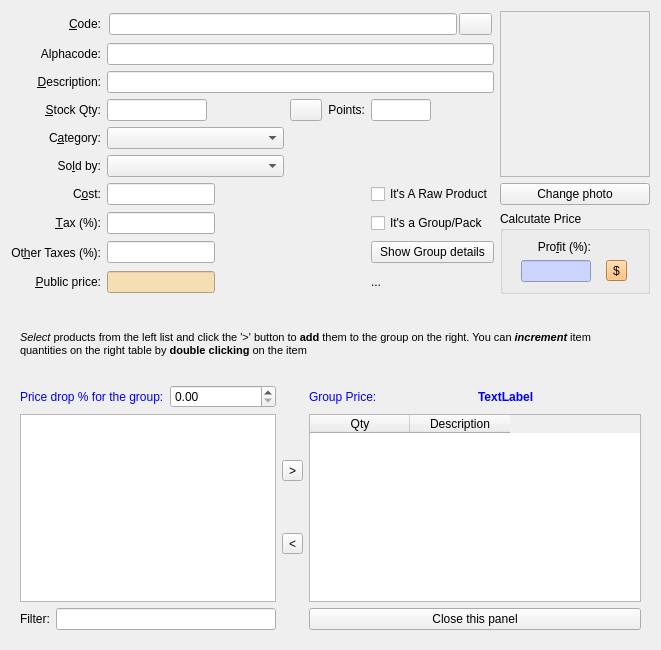
<?xml version="1.0" encoding="UTF-8"?>
<ui version="4.0">
 <class>productEditor</class>
 <widget class="QWidget" name="productEditor">
  <property name="geometry">
   <rect>
    <x>0</x>
    <y>0</y>
    <width>661</width>
    <height>650</height>
   </rect>
  </property>
  <property name="sizePolicy">
   <sizepolicy hsizetype="MinimumExpanding" vsizetype="Minimum">
    <horstretch>0</horstretch>
    <verstretch>0</verstretch>
   </sizepolicy>
  </property>
  <property name="maximumSize">
   <size>
    <width>800</width>
    <height>650</height>
   </size>
  </property>
  <property name="windowTitle">
   <string>Product Editor</string>
  </property>
  <layout class="QGridLayout" name="gridLayout">
   <item row="0" column="0">
    <widget class="QLabel" name="label_5">
     <property name="sizePolicy">
      <sizepolicy hsizetype="Minimum" vsizetype="Maximum">
       <horstretch>0</horstretch>
       <verstretch>0</verstretch>
      </sizepolicy>
     </property>
     <property name="layoutDirection">
      <enum>Qt::LeftToRight</enum>
     </property>
     <property name="text">
      <string>&amp;Code:</string>
     </property>
     <property name="alignment">
      <set>Qt::AlignRight|Qt::AlignTrailing|Qt::AlignVCenter</set>
     </property>
     <property name="buddy">
      <cstring>editCode</cstring>
     </property>
    </widget>
   </item>
   <item row="0" column="1" colspan="4">
    <layout class="QHBoxLayout">
     <property name="spacing">
      <number>2</number>
     </property>
     <property name="margin">
      <number>2</number>
     </property>
     <item>
      <widget class="QLineEdit" name="editCode">
       <property name="minimumSize">
        <size>
         <width>80</width>
         <height>0</height>
        </size>
       </property>
       <property name="maximumSize">
        <size>
         <width>16777215</width>
         <height>16777215</height>
        </size>
       </property>
      </widget>
     </item>
     <item>
      <widget class="QPushButton" name="btnChangeCode">
       <property name="sizePolicy">
        <sizepolicy hsizetype="Minimum" vsizetype="Minimum">
         <horstretch>0</horstretch>
         <verstretch>0</verstretch>
        </sizepolicy>
       </property>
       <property name="minimumSize">
        <size>
         <width>33</width>
         <height>0</height>
        </size>
       </property>
       <property name="maximumSize">
        <size>
         <width>33</width>
         <height>33</height>
        </size>
       </property>
       <property name="toolTip">
        <string>Enable Code Editing</string>
       </property>
       <property name="text">
        <string/>
       </property>
      </widget>
     </item>
    </layout>
   </item>
   <item row="0" column="5" rowspan="7">
    <layout class="QVBoxLayout">
     <item>
      <widget class="QLabel" name="labelPhoto">
       <property name="sizePolicy">
        <sizepolicy hsizetype="Minimum" vsizetype="Minimum">
         <horstretch>0</horstretch>
         <verstretch>0</verstretch>
        </sizepolicy>
       </property>
       <property name="minimumSize">
        <size>
         <width>150</width>
         <height>150</height>
        </size>
       </property>
       <property name="frameShape">
        <enum>QFrame::StyledPanel</enum>
       </property>
       <property name="frameShadow">
        <enum>QFrame::Sunken</enum>
       </property>
       <property name="text">
        <string/>
       </property>
       <property name="alignment">
        <set>Qt::AlignCenter</set>
       </property>
      </widget>
     </item>
     <item>
      <widget class="QPushButton" name="btnPhoto">
       <property name="sizePolicy">
        <sizepolicy hsizetype="Minimum" vsizetype="Fixed">
         <horstretch>0</horstretch>
         <verstretch>0</verstretch>
        </sizepolicy>
       </property>
       <property name="text">
        <string>Change photo</string>
       </property>
      </widget>
     </item>
    </layout>
   </item>
   <item row="1" column="0">
    <widget class="QLabel" name="label_11">
     <property name="text">
      <string>Alphacode:</string>
     </property>
     <property name="alignment">
      <set>Qt::AlignRight|Qt::AlignTrailing|Qt::AlignVCenter</set>
     </property>
    </widget>
   </item>
   <item row="1" column="1" colspan="4">
    <widget class="QLineEdit" name="editAlphacode">
     <property name="sizePolicy">
      <sizepolicy hsizetype="MinimumExpanding" vsizetype="Fixed">
       <horstretch>0</horstretch>
       <verstretch>0</verstretch>
      </sizepolicy>
     </property>
     <property name="minimumSize">
      <size>
       <width>260</width>
       <height>0</height>
      </size>
     </property>
    </widget>
   </item>
   <item row="2" column="0">
    <widget class="QLabel" name="label_14">
     <property name="sizePolicy">
      <sizepolicy hsizetype="Minimum" vsizetype="Preferred">
       <horstretch>0</horstretch>
       <verstretch>0</verstretch>
      </sizepolicy>
     </property>
     <property name="layoutDirection">
      <enum>Qt::LeftToRight</enum>
     </property>
     <property name="text">
      <string>&amp;Description:</string>
     </property>
     <property name="alignment">
      <set>Qt::AlignRight|Qt::AlignTrailing|Qt::AlignVCenter</set>
     </property>
     <property name="buddy">
      <cstring>editDesc</cstring>
     </property>
    </widget>
   </item>
   <item row="2" column="1" colspan="4">
    <widget class="QLineEdit" name="editDesc">
     <property name="sizePolicy">
      <sizepolicy hsizetype="MinimumExpanding" vsizetype="Fixed">
       <horstretch>0</horstretch>
       <verstretch>0</verstretch>
      </sizepolicy>
     </property>
     <property name="minimumSize">
      <size>
       <width>200</width>
       <height>0</height>
      </size>
     </property>
    </widget>
   </item>
   <item row="3" column="0">
    <widget class="QLabel" name="labelStockQty">
     <property name="sizePolicy">
      <sizepolicy hsizetype="Minimum" vsizetype="Preferred">
       <horstretch>0</horstretch>
       <verstretch>0</verstretch>
      </sizepolicy>
     </property>
     <property name="text">
      <string>&amp;Stock Qty:</string>
     </property>
     <property name="alignment">
      <set>Qt::AlignRight|Qt::AlignTrailing|Qt::AlignVCenter</set>
     </property>
     <property name="buddy">
      <cstring>editStockQty</cstring>
     </property>
    </widget>
   </item>
   <item row="3" column="1">
    <widget class="QLineEdit" name="editStockQty">
     <property name="sizePolicy">
      <sizepolicy hsizetype="Minimum" vsizetype="Fixed">
       <horstretch>0</horstretch>
       <verstretch>0</verstretch>
      </sizepolicy>
     </property>
     <property name="minimumSize">
      <size>
       <width>80</width>
       <height>0</height>
      </size>
     </property>
     <property name="maximumSize">
      <size>
       <width>100</width>
       <height>16777215</height>
      </size>
     </property>
     <property name="toolTip">
      <string>To change stock please use check-in/check-out</string>
     </property>
     <property name="readOnly">
      <bool>true</bool>
     </property>
    </widget>
   </item>
   <item row="3" column="2">
    <widget class="QPushButton" name="btnStockCorrect">
     <property name="maximumSize">
      <size>
       <width>32</width>
       <height>16777215</height>
      </size>
     </property>
     <property name="toolTip">
      <string>Make a stock correction</string>
     </property>
     <property name="text">
      <string/>
     </property>
    </widget>
   </item>
   <item row="3" column="3">
    <widget class="QLabel" name="label_15">
     <property name="sizePolicy">
      <sizepolicy hsizetype="Minimum" vsizetype="Preferred">
       <horstretch>0</horstretch>
       <verstretch>0</verstretch>
      </sizepolicy>
     </property>
     <property name="layoutDirection">
      <enum>Qt::LeftToRight</enum>
     </property>
     <property name="text">
      <string>Points:</string>
     </property>
     <property name="alignment">
      <set>Qt::AlignRight|Qt::AlignTrailing|Qt::AlignVCenter</set>
     </property>
     <property name="buddy">
      <cstring>editPoints</cstring>
     </property>
    </widget>
   </item>
   <item row="3" column="4">
    <widget class="QLineEdit" name="editPoints">
     <property name="sizePolicy">
      <sizepolicy hsizetype="MinimumExpanding" vsizetype="Fixed">
       <horstretch>0</horstretch>
       <verstretch>0</verstretch>
      </sizepolicy>
     </property>
     <property name="minimumSize">
      <size>
       <width>50</width>
       <height>0</height>
      </size>
     </property>
     <property name="maximumSize">
      <size>
       <width>60</width>
       <height>16777215</height>
      </size>
     </property>
     <property name="readOnly">
      <bool>false</bool>
     </property>
    </widget>
   </item>
   <item row="4" column="0">
    <widget class="QLabel" name="label_8">
     <property name="sizePolicy">
      <sizepolicy hsizetype="Minimum" vsizetype="Preferred">
       <horstretch>0</horstretch>
       <verstretch>0</verstretch>
      </sizepolicy>
     </property>
     <property name="layoutDirection">
      <enum>Qt::LeftToRight</enum>
     </property>
     <property name="text">
      <string>C&amp;ategory:</string>
     </property>
     <property name="alignment">
      <set>Qt::AlignRight|Qt::AlignTrailing|Qt::AlignVCenter</set>
     </property>
     <property name="buddy">
      <cstring>categoriesCombo</cstring>
     </property>
    </widget>
   </item>
   <item row="4" column="1">
    <widget class="QComboBox" name="categoriesCombo">
     <property name="sizePolicy">
      <sizepolicy hsizetype="MinimumExpanding" vsizetype="Fixed">
       <horstretch>0</horstretch>
       <verstretch>0</verstretch>
      </sizepolicy>
     </property>
    </widget>
   </item>
   <item row="5" column="0">
    <widget class="QLabel" name="label_7">
     <property name="sizePolicy">
      <sizepolicy hsizetype="Minimum" vsizetype="Preferred">
       <horstretch>0</horstretch>
       <verstretch>0</verstretch>
      </sizepolicy>
     </property>
     <property name="layoutDirection">
      <enum>Qt::LeftToRight</enum>
     </property>
     <property name="text">
      <string>So&amp;ld by:</string>
     </property>
     <property name="alignment">
      <set>Qt::AlignRight|Qt::AlignTrailing|Qt::AlignVCenter</set>
     </property>
     <property name="buddy">
      <cstring>measuresCombo</cstring>
     </property>
    </widget>
   </item>
   <item row="5" column="1">
    <widget class="QComboBox" name="measuresCombo">
     <property name="sizePolicy">
      <sizepolicy hsizetype="MinimumExpanding" vsizetype="Fixed">
       <horstretch>0</horstretch>
       <verstretch>0</verstretch>
      </sizepolicy>
     </property>
    </widget>
   </item>
   <item row="6" column="0">
    <widget class="QLabel" name="label_9">
     <property name="sizePolicy">
      <sizepolicy hsizetype="Minimum" vsizetype="Preferred">
       <horstretch>0</horstretch>
       <verstretch>0</verstretch>
      </sizepolicy>
     </property>
     <property name="layoutDirection">
      <enum>Qt::LeftToRight</enum>
     </property>
     <property name="text">
      <string>C&amp;ost:</string>
     </property>
     <property name="alignment">
      <set>Qt::AlignRight|Qt::AlignTrailing|Qt::AlignVCenter</set>
     </property>
     <property name="buddy">
      <cstring>editCost</cstring>
     </property>
    </widget>
   </item>
   <item row="6" column="1" colspan="2">
    <widget class="QLineEdit" name="editCost">
     <property name="sizePolicy">
      <sizepolicy hsizetype="Maximum" vsizetype="Fixed">
       <horstretch>0</horstretch>
       <verstretch>0</verstretch>
      </sizepolicy>
     </property>
     <property name="minimumSize">
      <size>
       <width>20</width>
       <height>0</height>
      </size>
     </property>
     <property name="maximumSize">
      <size>
       <width>16777215</width>
       <height>16777215</height>
      </size>
     </property>
    </widget>
   </item>
   <item row="6" column="4">
    <widget class="QCheckBox" name="chIsARaw">
     <property name="text">
      <string>It's A Raw Product</string>
     </property>
    </widget>
   </item>
   <item row="7" column="0">
    <widget class="QLabel" name="label_10">
     <property name="sizePolicy">
      <sizepolicy hsizetype="Minimum" vsizetype="Preferred">
       <horstretch>0</horstretch>
       <verstretch>0</verstretch>
      </sizepolicy>
     </property>
     <property name="layoutDirection">
      <enum>Qt::LeftToRight</enum>
     </property>
     <property name="text">
      <string>&amp;Tax (%):</string>
     </property>
     <property name="alignment">
      <set>Qt::AlignRight|Qt::AlignTrailing|Qt::AlignVCenter</set>
     </property>
     <property name="buddy">
      <cstring>editTax</cstring>
     </property>
    </widget>
   </item>
   <item row="7" column="1" colspan="2">
    <widget class="QLineEdit" name="editTax">
     <property name="sizePolicy">
      <sizepolicy hsizetype="Maximum" vsizetype="Fixed">
       <horstretch>0</horstretch>
       <verstretch>0</verstretch>
      </sizepolicy>
     </property>
     <property name="minimumSize">
      <size>
       <width>20</width>
       <height>0</height>
      </size>
     </property>
     <property name="maximumSize">
      <size>
       <width>16777215</width>
       <height>16777215</height>
      </size>
     </property>
     <property name="statusTip">
      <string>This is the tax in percentage.</string>
     </property>
    </widget>
   </item>
   <item row="7" column="4">
    <widget class="QCheckBox" name="chIsAGroup">
     <property name="text">
      <string>It's a Group/Pack</string>
     </property>
    </widget>
   </item>
   <item row="7" column="5" rowspan="3">
    <widget class="QGroupBox" name="groupBox">
     <property name="sizePolicy">
      <sizepolicy hsizetype="Minimum" vsizetype="Preferred">
       <horstretch>0</horstretch>
       <verstretch>0</verstretch>
      </sizepolicy>
     </property>
     <property name="minimumSize">
      <size>
       <width>150</width>
       <height>0</height>
      </size>
     </property>
     <property name="title">
      <string>Calcutate Price</string>
     </property>
     <layout class="QGridLayout">
      <item row="0" column="0">
       <widget class="QLabel" name="label_3">
        <property name="sizePolicy">
         <sizepolicy hsizetype="Minimum" vsizetype="Preferred">
          <horstretch>0</horstretch>
          <verstretch>0</verstretch>
         </sizepolicy>
        </property>
        <property name="text">
         <string>Pro&amp;fit (%):</string>
        </property>
        <property name="alignment">
         <set>Qt::AlignRight|Qt::AlignTrailing|Qt::AlignVCenter</set>
        </property>
        <property name="buddy">
         <cstring>editUtility</cstring>
        </property>
       </widget>
      </item>
      <item row="1" column="0">
       <widget class="QLineEdit" name="editUtility">
        <property name="sizePolicy">
         <sizepolicy hsizetype="Maximum" vsizetype="Fixed">
          <horstretch>0</horstretch>
          <verstretch>0</verstretch>
         </sizepolicy>
        </property>
        <property name="minimumSize">
         <size>
          <width>50</width>
          <height>0</height>
         </size>
        </property>
        <property name="maximumSize">
         <size>
          <width>70</width>
          <height>16777215</height>
         </size>
        </property>
        <property name="styleSheet">
         <string>background: rgb(203,213,255);</string>
        </property>
       </widget>
      </item>
      <item row="1" column="1">
       <widget class="QToolButton" name="btnCalculatePrice">
        <property name="palette">
         <palette>
          <active>
           <colorrole role="WindowText">
            <brush brushstyle="SolidPattern">
             <color alpha="255">
              <red>0</red>
              <green>0</green>
              <blue>0</blue>
             </color>
            </brush>
           </colorrole>
           <colorrole role="Button">
            <brush brushstyle="SolidPattern">
             <color alpha="255">
              <red>255</red>
              <green>182</green>
              <blue>93</blue>
             </color>
            </brush>
           </colorrole>
           <colorrole role="Light">
            <brush brushstyle="SolidPattern">
             <color alpha="255">
              <red>255</red>
              <green>240</green>
              <blue>221</blue>
             </color>
            </brush>
           </colorrole>
           <colorrole role="Midlight">
            <brush brushstyle="SolidPattern">
             <color alpha="255">
              <red>255</red>
              <green>211</green>
              <blue>157</blue>
             </color>
            </brush>
           </colorrole>
           <colorrole role="Dark">
            <brush brushstyle="SolidPattern">
             <color alpha="255">
              <red>127</red>
              <green>91</green>
              <blue>46</blue>
             </color>
            </brush>
           </colorrole>
           <colorrole role="Mid">
            <brush brushstyle="SolidPattern">
             <color alpha="255">
              <red>170</red>
              <green>121</green>
              <blue>62</blue>
             </color>
            </brush>
           </colorrole>
           <colorrole role="Text">
            <brush brushstyle="SolidPattern">
             <color alpha="255">
              <red>0</red>
              <green>0</green>
              <blue>0</blue>
             </color>
            </brush>
           </colorrole>
           <colorrole role="BrightText">
            <brush brushstyle="SolidPattern">
             <color alpha="255">
              <red>255</red>
              <green>255</green>
              <blue>255</blue>
             </color>
            </brush>
           </colorrole>
           <colorrole role="ButtonText">
            <brush brushstyle="SolidPattern">
             <color alpha="255">
              <red>0</red>
              <green>0</green>
              <blue>0</blue>
             </color>
            </brush>
           </colorrole>
           <colorrole role="Base">
            <brush brushstyle="SolidPattern">
             <color alpha="255">
              <red>255</red>
              <green>255</green>
              <blue>255</blue>
             </color>
            </brush>
           </colorrole>
           <colorrole role="Window">
            <brush brushstyle="SolidPattern">
             <color alpha="255">
              <red>255</red>
              <green>182</green>
              <blue>93</blue>
             </color>
            </brush>
           </colorrole>
           <colorrole role="Shadow">
            <brush brushstyle="SolidPattern">
             <color alpha="255">
              <red>0</red>
              <green>0</green>
              <blue>0</blue>
             </color>
            </brush>
           </colorrole>
           <colorrole role="AlternateBase">
            <brush brushstyle="SolidPattern">
             <color alpha="255">
              <red>255</red>
              <green>218</green>
              <blue>174</blue>
             </color>
            </brush>
           </colorrole>
          </active>
          <inactive>
           <colorrole role="WindowText">
            <brush brushstyle="SolidPattern">
             <color alpha="255">
              <red>0</red>
              <green>0</green>
              <blue>0</blue>
             </color>
            </brush>
           </colorrole>
           <colorrole role="Button">
            <brush brushstyle="SolidPattern">
             <color alpha="255">
              <red>255</red>
              <green>182</green>
              <blue>93</blue>
             </color>
            </brush>
           </colorrole>
           <colorrole role="Light">
            <brush brushstyle="SolidPattern">
             <color alpha="255">
              <red>255</red>
              <green>240</green>
              <blue>221</blue>
             </color>
            </brush>
           </colorrole>
           <colorrole role="Midlight">
            <brush brushstyle="SolidPattern">
             <color alpha="255">
              <red>255</red>
              <green>211</green>
              <blue>157</blue>
             </color>
            </brush>
           </colorrole>
           <colorrole role="Dark">
            <brush brushstyle="SolidPattern">
             <color alpha="255">
              <red>127</red>
              <green>91</green>
              <blue>46</blue>
             </color>
            </brush>
           </colorrole>
           <colorrole role="Mid">
            <brush brushstyle="SolidPattern">
             <color alpha="255">
              <red>170</red>
              <green>121</green>
              <blue>62</blue>
             </color>
            </brush>
           </colorrole>
           <colorrole role="Text">
            <brush brushstyle="SolidPattern">
             <color alpha="255">
              <red>0</red>
              <green>0</green>
              <blue>0</blue>
             </color>
            </brush>
           </colorrole>
           <colorrole role="BrightText">
            <brush brushstyle="SolidPattern">
             <color alpha="255">
              <red>255</red>
              <green>255</green>
              <blue>255</blue>
             </color>
            </brush>
           </colorrole>
           <colorrole role="ButtonText">
            <brush brushstyle="SolidPattern">
             <color alpha="255">
              <red>0</red>
              <green>0</green>
              <blue>0</blue>
             </color>
            </brush>
           </colorrole>
           <colorrole role="Base">
            <brush brushstyle="SolidPattern">
             <color alpha="255">
              <red>255</red>
              <green>255</green>
              <blue>255</blue>
             </color>
            </brush>
           </colorrole>
           <colorrole role="Window">
            <brush brushstyle="SolidPattern">
             <color alpha="255">
              <red>255</red>
              <green>182</green>
              <blue>93</blue>
             </color>
            </brush>
           </colorrole>
           <colorrole role="Shadow">
            <brush brushstyle="SolidPattern">
             <color alpha="255">
              <red>0</red>
              <green>0</green>
              <blue>0</blue>
             </color>
            </brush>
           </colorrole>
           <colorrole role="AlternateBase">
            <brush brushstyle="SolidPattern">
             <color alpha="255">
              <red>255</red>
              <green>218</green>
              <blue>174</blue>
             </color>
            </brush>
           </colorrole>
          </inactive>
          <disabled>
           <colorrole role="WindowText">
            <brush brushstyle="SolidPattern">
             <color alpha="255">
              <red>127</red>
              <green>91</green>
              <blue>46</blue>
             </color>
            </brush>
           </colorrole>
           <colorrole role="Button">
            <brush brushstyle="SolidPattern">
             <color alpha="255">
              <red>255</red>
              <green>182</green>
              <blue>93</blue>
             </color>
            </brush>
           </colorrole>
           <colorrole role="Light">
            <brush brushstyle="SolidPattern">
             <color alpha="255">
              <red>255</red>
              <green>240</green>
              <blue>221</blue>
             </color>
            </brush>
           </colorrole>
           <colorrole role="Midlight">
            <brush brushstyle="SolidPattern">
             <color alpha="255">
              <red>255</red>
              <green>211</green>
              <blue>157</blue>
             </color>
            </brush>
           </colorrole>
           <colorrole role="Dark">
            <brush brushstyle="SolidPattern">
             <color alpha="255">
              <red>127</red>
              <green>91</green>
              <blue>46</blue>
             </color>
            </brush>
           </colorrole>
           <colorrole role="Mid">
            <brush brushstyle="SolidPattern">
             <color alpha="255">
              <red>170</red>
              <green>121</green>
              <blue>62</blue>
             </color>
            </brush>
           </colorrole>
           <colorrole role="Text">
            <brush brushstyle="SolidPattern">
             <color alpha="255">
              <red>127</red>
              <green>91</green>
              <blue>46</blue>
             </color>
            </brush>
           </colorrole>
           <colorrole role="BrightText">
            <brush brushstyle="SolidPattern">
             <color alpha="255">
              <red>255</red>
              <green>255</green>
              <blue>255</blue>
             </color>
            </brush>
           </colorrole>
           <colorrole role="ButtonText">
            <brush brushstyle="SolidPattern">
             <color alpha="255">
              <red>127</red>
              <green>91</green>
              <blue>46</blue>
             </color>
            </brush>
           </colorrole>
           <colorrole role="Base">
            <brush brushstyle="SolidPattern">
             <color alpha="255">
              <red>255</red>
              <green>182</green>
              <blue>93</blue>
             </color>
            </brush>
           </colorrole>
           <colorrole role="Window">
            <brush brushstyle="SolidPattern">
             <color alpha="255">
              <red>255</red>
              <green>182</green>
              <blue>93</blue>
             </color>
            </brush>
           </colorrole>
           <colorrole role="Shadow">
            <brush brushstyle="SolidPattern">
             <color alpha="255">
              <red>0</red>
              <green>0</green>
              <blue>0</blue>
             </color>
            </brush>
           </colorrole>
           <colorrole role="AlternateBase">
            <brush brushstyle="SolidPattern">
             <color alpha="255">
              <red>255</red>
              <green>182</green>
              <blue>93</blue>
             </color>
            </brush>
           </colorrole>
          </disabled>
         </palette>
        </property>
        <property name="toolTip">
         <string>Calculate price based on utility</string>
        </property>
        <property name="statusTip">
         <string>Calculate price automatically</string>
        </property>
        <property name="text">
         <string>$</string>
        </property>
       </widget>
      </item>
     </layout>
    </widget>
   </item>
   <item row="8" column="0">
    <widget class="QLabel" name="label_12">
     <property name="sizePolicy">
      <sizepolicy hsizetype="Minimum" vsizetype="Preferred">
       <horstretch>0</horstretch>
       <verstretch>0</verstretch>
      </sizepolicy>
     </property>
     <property name="statusTip">
      <string>Special Tax</string>
     </property>
     <property name="layoutDirection">
      <enum>Qt::LeftToRight</enum>
     </property>
     <property name="text">
      <string>Ot&amp;her Taxes (%):</string>
     </property>
     <property name="alignment">
      <set>Qt::AlignRight|Qt::AlignTrailing|Qt::AlignVCenter</set>
     </property>
     <property name="buddy">
      <cstring>editExtraTaxes</cstring>
     </property>
    </widget>
   </item>
   <item row="8" column="1" colspan="2">
    <widget class="QLineEdit" name="editExtraTaxes">
     <property name="sizePolicy">
      <sizepolicy hsizetype="Maximum" vsizetype="Fixed">
       <horstretch>0</horstretch>
       <verstretch>0</verstretch>
      </sizepolicy>
     </property>
     <property name="minimumSize">
      <size>
       <width>20</width>
       <height>0</height>
      </size>
     </property>
     <property name="maximumSize">
      <size>
       <width>16777215</width>
       <height>16777215</height>
      </size>
     </property>
     <property name="statusTip">
      <string>This is the extra tax in percentage.</string>
     </property>
    </widget>
   </item>
   <item row="8" column="4">
    <widget class="QPushButton" name="btnShowGroup">
     <property name="text">
      <string>Show Group details</string>
     </property>
    </widget>
   </item>
   <item row="9" column="0">
    <widget class="QLabel" name="label_13">
     <property name="sizePolicy">
      <sizepolicy hsizetype="Minimum" vsizetype="Preferred">
       <horstretch>0</horstretch>
       <verstretch>0</verstretch>
      </sizepolicy>
     </property>
     <property name="layoutDirection">
      <enum>Qt::LeftToRight</enum>
     </property>
     <property name="text">
      <string>&amp;Public price:</string>
     </property>
     <property name="alignment">
      <set>Qt::AlignRight|Qt::AlignTrailing|Qt::AlignVCenter</set>
     </property>
     <property name="buddy">
      <cstring>editFinalPrice</cstring>
     </property>
    </widget>
   </item>
   <item row="9" column="1" colspan="2">
    <widget class="QLineEdit" name="editFinalPrice">
     <property name="sizePolicy">
      <sizepolicy hsizetype="Maximum" vsizetype="Fixed">
       <horstretch>0</horstretch>
       <verstretch>0</verstretch>
      </sizepolicy>
     </property>
     <property name="minimumSize">
      <size>
       <width>50</width>
       <height>0</height>
      </size>
     </property>
     <property name="maximumSize">
      <size>
       <width>16777215</width>
       <height>16777215</height>
      </size>
     </property>
     <property name="statusTip">
      <string>Can be calculated with de + button</string>
     </property>
     <property name="styleSheet">
      <string>background: wheat;</string>
     </property>
     <property name="readOnly">
      <bool>false</bool>
     </property>
    </widget>
   </item>
   <item row="10" column="0" colspan="6">
    <widget class="QFrame" name="groupsPanel">
     <layout class="QGridLayout" name="gridLayout_2">
      <item row="0" column="0" rowspan="2" colspan="4">
       <layout class="QHBoxLayout" name="horizontalLayout_2">
        <item>
         <widget class="QLabel" name="label">
          <property name="text">
           <string>&lt;!DOCTYPE HTML PUBLIC &quot;-//W3C//DTD HTML 4.0//EN&quot; &quot;http://www.w3.org/TR/REC-html40/strict.dtd&quot;&gt;
&lt;html&gt;&lt;head&gt;&lt;meta name=&quot;qrichtext&quot; content=&quot;1&quot; /&gt;&lt;style type=&quot;text/css&quot;&gt;
p, li { white-space: pre-wrap; }
&lt;/style&gt;&lt;/head&gt;&lt;body style=&quot; font-family:'Lucida Grande'; font-size:8pt; font-weight:400; font-style:normal;&quot;&gt;
&lt;p style=&quot; margin-top:0px; margin-bottom:0px; margin-left:0px; margin-right:0px; -qt-block-indent:0; text-indent:0px;&quot;&gt;&lt;span style=&quot; font-style:italic;&quot;&gt;Select&lt;/span&gt; products from the left list and click the '&amp;gt;' button to &lt;span style=&quot; font-weight:600;&quot;&gt;add&lt;/span&gt; them to the group on the right. You can&lt;span style=&quot; font-style:italic;&quot;&gt; &lt;/span&gt;&lt;span style=&quot; font-weight:600; font-style:italic;&quot;&gt;increment&lt;/span&gt;&lt;span style=&quot; font-weight:600;&quot;&gt; &lt;/span&gt;item quantities on the right table by &lt;span style=&quot; font-weight:600;&quot;&gt;double clicking&lt;/span&gt; on the item&lt;/p&gt;&lt;/body&gt;&lt;/html&gt;</string>
          </property>
          <property name="wordWrap">
           <bool>true</bool>
          </property>
         </widget>
        </item>
       </layout>
      </item>
      <item row="2" column="0" colspan="2">
       <layout class="QHBoxLayout" name="horizontalLayout_3">
        <item>
         <widget class="QLabel" name="label_6">
          <property name="styleSheet">
           <string notr="true">color:blue;</string>
          </property>
          <property name="text">
           <string>Price drop % for the group:</string>
          </property>
         </widget>
        </item>
        <item>
         <widget class="QDoubleSpinBox" name="editGroupPriceDrop"/>
        </item>
       </layout>
      </item>
      <item row="2" column="3">
       <layout class="QHBoxLayout" name="horizontalLayout_4">
        <item>
         <widget class="QLabel" name="label_4">
          <property name="styleSheet">
           <string notr="true">color:blue;</string>
          </property>
          <property name="text">
           <string>Group Price:</string>
          </property>
         </widget>
        </item>
        <item>
         <widget class="QLabel" name="lblGPrice">
          <property name="styleSheet">
           <string notr="true">font-weight:bold;
color: blue;</string>
          </property>
          <property name="text">
           <string>TextLabel</string>
          </property>
         </widget>
        </item>
       </layout>
      </item>
      <item row="3" column="0" colspan="2">
       <widget class="QListView" name="sourcePView">
        <property name="editTriggers">
         <set>QAbstractItemView::NoEditTriggers</set>
        </property>
        <property name="alternatingRowColors">
         <bool>false</bool>
        </property>
        <property name="selectionMode">
         <enum>QAbstractItemView::MultiSelection</enum>
        </property>
        <property name="selectionBehavior">
         <enum>QAbstractItemView::SelectRows</enum>
        </property>
        <property name="modelColumn">
         <number>0</number>
        </property>
       </widget>
      </item>
      <item row="3" column="2">
       <layout class="QVBoxLayout" name="verticalLayout">
        <item>
         <widget class="QToolButton" name="btnAdd">
          <property name="toolTip">
           <string>Add selected products to the group</string>
          </property>
          <property name="text">
           <string>&gt;</string>
          </property>
         </widget>
        </item>
        <item>
         <widget class="QToolButton" name="btnRemove">
          <property name="toolTip">
           <string>Remove selected products from the group</string>
          </property>
          <property name="text">
           <string>&lt;</string>
          </property>
         </widget>
        </item>
       </layout>
      </item>
      <item row="3" column="3">
       <widget class="QTableWidget" name="groupView">
        <property name="styleSheet">
         <string notr="true"/>
        </property>
        <property name="editTriggers">
         <set>QAbstractItemView::NoEditTriggers</set>
        </property>
        <property name="selectionMode">
         <enum>QAbstractItemView::SingleSelection</enum>
        </property>
        <property name="selectionBehavior">
         <enum>QAbstractItemView::SelectRows</enum>
        </property>
        <column>
         <property name="text">
          <string>Qty</string>
         </property>
        </column>
        <column>
         <property name="text">
          <string>Description</string>
         </property>
        </column>
       </widget>
      </item>
      <item row="4" column="0" colspan="2">
       <layout class="QHBoxLayout" name="horizontalLayout">
        <item>
         <widget class="QLabel" name="label_2">
          <property name="text">
           <string>Filter:</string>
          </property>
         </widget>
        </item>
        <item>
         <widget class="QLineEdit" name="editFilter">
          <property name="toolTip">
           <string>You can filter the products by description,</string>
          </property>
          <property name="text">
           <string/>
          </property>
         </widget>
        </item>
       </layout>
      </item>
      <item row="4" column="3">
       <widget class="QPushButton" name="btnCloseGroup">
        <property name="text">
         <string>Close this panel</string>
        </property>
       </widget>
      </item>
     </layout>
    </widget>
   </item>
   <item row="9" column="4">
    <widget class="QLabel" name="lblProfit">
     <property name="text">
      <string>...</string>
     </property>
    </widget>
   </item>
  </layout>
 </widget>
 <tabstops>
  <tabstop>editCode</tabstop>
  <tabstop>editAlphacode</tabstop>
  <tabstop>editDesc</tabstop>
  <tabstop>editStockQty</tabstop>
  <tabstop>editPoints</tabstop>
  <tabstop>categoriesCombo</tabstop>
  <tabstop>measuresCombo</tabstop>
  <tabstop>editCost</tabstop>
  <tabstop>editTax</tabstop>
  <tabstop>editExtraTaxes</tabstop>
  <tabstop>editFinalPrice</tabstop>
  <tabstop>chIsARaw</tabstop>
  <tabstop>chIsAGroup</tabstop>
  <tabstop>btnShowGroup</tabstop>
  <tabstop>editUtility</tabstop>
  <tabstop>btnCalculatePrice</tabstop>
  <tabstop>btnPhoto</tabstop>
  <tabstop>btnStockCorrect</tabstop>
  <tabstop>btnChangeCode</tabstop>
  <tabstop>editGroupPriceDrop</tabstop>
  <tabstop>sourcePView</tabstop>
  <tabstop>btnAdd</tabstop>
  <tabstop>btnRemove</tabstop>
  <tabstop>groupView</tabstop>
  <tabstop>editFilter</tabstop>
  <tabstop>btnCloseGroup</tabstop>
 </tabstops>
 <resources/>
 <connections/>
</ui>
